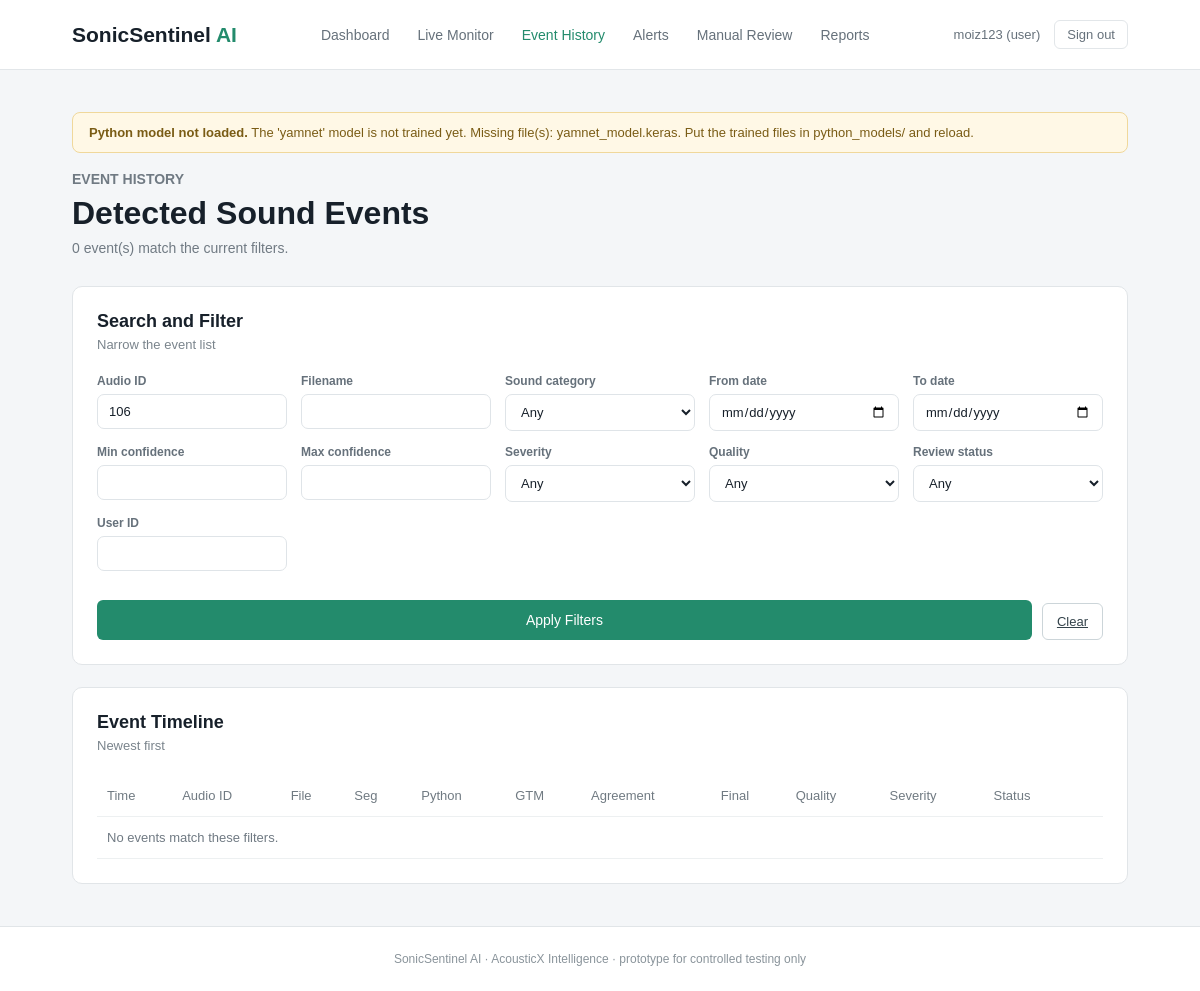
The page /event-history?audio_id=106 (signed in) on the database as committed earlier.
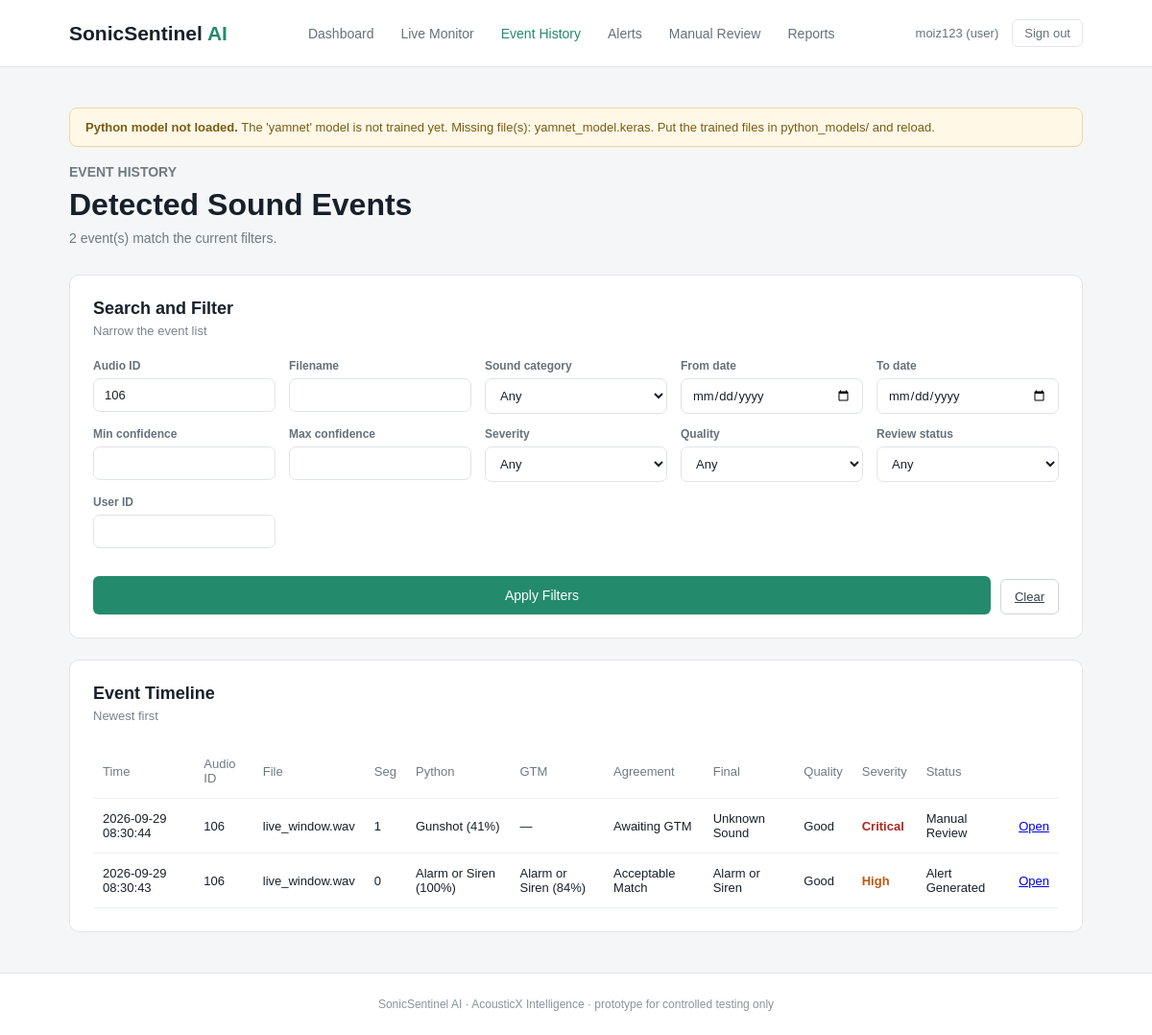
The same page on the database as committed later.
### tables this page shows
CREATE TABLE users (
        user_id INTEGER PRIMARY KEY,
        username TEXT NOT NULL UNIQUE,
        password_hash TEXT NOT NULL,
        role TEXT NOT NULL
            CHECK (role IN ('user', 'reviewer', 'operator', 'maintenance', 'admin')),
        full_name TEXT,
        email TEXT,
        created_at TEXT NOT NULL DEFAULT CURRENT_TIMESTAMP
    );

CREATE TABLE detections (
        detection_id INTEGER PRIMARY KEY,
        audio_id INTEGER,
        segment_index INTEGER NOT NULL DEFAULT 0,
        start_sec REAL,
        end_sec REAL,

        python_class TEXT,
        python_scores TEXT,
        python_confidence REAL,
        python_model_version TEXT,

        gtm_class TEXT,
        gtm_scores TEXT,
        gtm_confidence REAL,
        gtm_model_version TEXT,

        agreement_status TEXT,
        confidence_difference REAL,
        top_two_margin REAL,
        overlapping_classes TEXT,

        quality TEXT,
        quality_notes TEXT,
        noise_level REAL,

        final_class TEXT,
        confidence_level TEXT,
        severity TEXT,
        alert_status TEXT,
        recommended_action TEXT,
        manual_review_required INTEGER NOT NULL DEFAULT 0,
        manual_review_reason TEXT,
        status TEXT NOT NULL DEFAULT 'Classified',
        reviewer_decision TEXT,

        waveform_path TEXT,
        spectrogram_path TEXT,

        created_at TEXT NOT NULL DEFAULT CURRENT_TIMESTAMP,

        FOREIGN KEY (audio_id) REFERENCES audio_files(audio_id)
    );

CREATE TABLE audio_files (
        audio_id INTEGER PRIMARY KEY,
        uploaded_by INTEGER,
        filename TEXT NOT NULL,
        stored_path TEXT NOT NULL,
        file_hash TEXT NOT NULL,
        fingerprint TEXT,
        audio_format TEXT,
        duration_sec REAL,
        sample_rate INTEGER,
        channels INTEGER,
        bit_depth INTEGER,
        file_size INTEGER,
        source_kind TEXT NOT NULL DEFAULT 'upload',
        augmentation_type TEXT,
        uploaded_at TEXT NOT NULL DEFAULT CURRENT_TIMESTAMP,

        FOREIGN KEY (uploaded_by) REFERENCES users(user_id)
    );

### app.py (the view)
@app.route("/event-history")
def event_history():
    user = current_user()
    if user is None:
        return redirect(url_for("login"))
    filters = {
        "audio_id": request.args.get("audio_id", type=int),
        "filename": (request.args.get("filename") or "").strip(),
        "sound_class": request.args.get("sound_class") or "",
        "date_from": request.args.get("date_from") or "",
        "date_to": request.args.get("date_to") or "",
        "min_confidence": request.args.get("min_confidence", type=float),
        "max_confidence": request.args.get("max_confidence", type=float),
        "severity": request.args.get("severity") or "",
        "quality": request.args.get("quality") or "",
        "status": request.args.get("status") or "",
        "user_id": request.args.get("user_id", type=int),
    }
    context = page_context()
    context["user"] = user
    return render_template(
        "event_history.html",
        detections=database.search_detections(filters),
        filters=filters,
        **context,
    )

### app.py (called while the page is built, shortened)
def current_user():
    user_id = session.get("user_id")
    if not user_id:
        return None
    return database.get_user(user_id)

def gtm_ready():
    model_file = os.path.join("gtm_model", "model.json")
    return bool(GTM_MODEL_URL) or os.path.exists(model_file)

def encoder_classes():
    import joblib
    path = os.path.join("python_models", LABEL_ENCODER_FILE)
    return [str(c) for c in joblib.load(path).classes_]

def gtm_label_check():
    meta = os.path.join("gtm_model", "metadata.json")
    if not os.path.exists(meta):
        return None
    try:
        with open(meta) as handle:
            labels = json.load(handle).get("labels")
    except ValueError as error:
        return f"gtm_model/metadata.json could not be read: {error}"
    try:
        expected = encoder_classes()
    except Exception as error:
        return f"label_encoder.pkl could not be read: {error}"

def gtm_info():
    source = GTM_MODEL_URL or "/gtm_model/"
    problem = gtm_label_check()
    if problem:
        message = problem
    elif gtm_ready():
        message = "The browser model is loaded in the browser."
    else:
        message = (
            "No browser model found. Put model.json, the weight shard and "
            "metadata.json in gtm_model/, or set the GTM_MODEL_URL environment variable."
        )
    try:
        classes = encoder_classes()
    except Exception:
        classes = list(CLASSES)
    return {
        "ready": gtm_ready() and not problem,
        "source": source,
        "version": GTM_MODEL_VERSION,
        "classes": classes,
        "message": message,
    }

def page_context():
    user = current_user()
    return {
        "user": user,
        "classes": CLASSES,
        "class_names": {name: display_name(name) for name in CLASSES},
        "severities": ["Informational", "Low", "Medium", "High", "Critical"],
        "qualities": ["Good", "Acceptable", "Poor", "Unusable"],
        "statuses": EVENT_STATUSES,
        "model_status": python_model.model_status(),
        "gtm": gtm_info(),
    }

### config/config.py (called while the page is built)
def display_name(class_id):
    return CLASS_NAMES.get(class_id, class_id)

def selected_model_name():
    try:
        with open(SELECTION_FILE) as handle:
            chosen = json.load(handle).get("selected")
    except (OSError, ValueError):
        return None
    return chosen if chosen in PYTHON_MODELS else None

### src/python_model.py (called while the page is built)
def active_model_name():
    return selected_model_name() or ACTIVE_PYTHON_MODEL

### templates/event_history.html (shortened to what this page needs)
{% extends "base.html" %}
{% set active_page = 'history' %}
{% block content %}
<section class="page-heading">
    <div>
        <p class="small-title">EVENT HISTORY</p>
        <h1>Detected Sound Events</h1>
        <p>{{ detections|length }} event(s) match the current filters.</p>
    </div>
</section>
<section class="card">
    <div class="card-heading">
        <div>
            <h2>Search and Filter</h2>
            <p>Narrow the event list</p>
        </div>
    </div>
    <form method="GET" class="filter-form">
        <label>Audio ID
            <input type="number" name="audio_id" value="{{ filters.audio_id or '' }}">
        </label>
        <label>Filename
            <input type="text" name="filename" value="{{ filters.filename }}">
        </label>
        <label>Sound category
            <select name="sound_class">
                <option value="">Any</option>
            </select>
        </label>
        <label>From date
            <input type="date" name="date_from" value="{{ filters.date_from }}">
        </label>
        <label>To date
            <input type="date" name="date_to" value="{{ filters.date_to }}">
        </label>
        <label>Min confidence
            <input type="number" name="min_confidence" step="0.05" min="0" max="1"
                   value="{{ filters.min_confidence if filters.min_confidence is not none else '' }}">
        </label>
        <label>Max confidence
            <input type="number" name="max_confidence" step="0.05" min="0" max="1"
                   value="{{ filters.max_confidence if filters.max_confidence is not none else '' }}">
        </label>
        <label>Severity
            <select name="severity">
                <option value="">Any</option>
            </select>
        </label>
        <label>Quality
            <select name="quality">
                <option value="">Any</option>
            </select>
        </label>
        <label>Review status
            <select name="status">
                <option value="">Any</option>
            </select>
        </label>
        <label>User ID
            <input type="number" name="user_id" value="{{ filters.user_id or '' }}">
        </label>
        <div class="filter-buttons">
            <button type="submit" class="main-button small-button">Apply Filters</button>
            <a class="secondary-button" href="{{ url_for('event_history') }}">Clear</a>
        </div>
    </form>
</section>
<section class="card events-card">
    <div class="card-heading">
        <div>
            <h2>Event Timeline</h2>
            <p>Newest first</p>
        </div>
    </div>
    <div class="table-wrapper">
        <table>
            <thead>
                <tr>
                    <th>Time</th>
                    <th>Audio ID</th>
                    <th>File</th>
                    <th>Seg</th>
                    <th>Python</th>
                    <th>GTM</th>
                    <th>Agreement</th>
                    <th>Final</th>
                    <th>Quality</th>
                    <th>Severity</th>
                    <th>Status</th>
                    <th></th>
                </tr>
            </thead>
            <tbody>
                {% for row in detections %}
                <tr>
                    <td>{{ row['created_at'] }}</td>
                    <td>{{ row['audio_id'] }}</td>
                    <td>{{ row['filename'] or '—' }}</td>
                    <td>{{ row['segment_index'] }}</td>
                    <td>
                        {{ display_name(row['python_class'] or 'unknown') }}
                        {% if row['python_confidence'] is not none %}
                            ({{ '%.0f'|format(row['python_confidence'] * 100) }}%)
                        {% endif %}
                    </td>
                    <td>
                        {% if row['gtm_class'] %}
                            {{ display_name(row['gtm_class']) }}
                            ({{ '%.0f'|format(row['gtm_confidence'] * 100) }}%)
                        {% else %}—{% endif %}
                    </td>
                    <td>{{ row['agreement_status'] or '—' }}</td>
                    <td>{{ display_name(row['final_class'] or 'unknown') }}</td>
                    <td>{{ row['quality'] or '—' }}</td>
                    <td><span class="severity-{{ (row['severity'] or 'low')|lower }}">{{ row['severity'] }}</span></td>
                    <td>{{ row['status'] }}</td>
                    <td><a href="{{ url_for('detection_detail', detection_id=row['detection_id']) }}">Open</a></td>
                </tr>
                {% else %}
                <tr><td colspan="12" class="muted">No events match these filters.</td></tr>
                {% endfor %}
            </tbody>
        </table>
    </div>
</section>
{% endblock %}

### templates/base.html (shortened to what this page needs)
<!DOCTYPE html>
<html lang="en">
<head>
    <link rel="stylesheet" href="{{ url_for('static', filename='style.css') }}">
</head>
<body>
<header class="navbar">
    <div class="logo">
        SonicSentinel <span>AI</span>
    </div>
    {% if user %}
    <nav>
        <a href="{{ url_for('dashboard') }}" class="{% if active_page == 'dashboard' %}active{% endif %}">Dashboard</a>
        <a href="{{ url_for('live') }}" class="{% if active_page == 'live' %}active{% endif %}">Live Monitor</a>
        <a href="{{ url_for('event_history') }}" class="{% if active_page == 'history' %}active{% endif %}">Event History</a>
        <a href="{{ url_for('alerts') }}" class="{% if active_page == 'alerts' %}active{% endif %}">Alerts</a>
        <a href="{{ url_for('manual_review') }}" class="{% if active_page == 'review' %}active{% endif %}">Manual Review</a>
        <a href="{{ url_for('reports') }}" class="{% if active_page == 'reports' %}active{% endif %}">Reports</a>
    </nav>
    <div class="user-box">
        <a href="{{ url_for('profile') }}">{{ user['username'] }} ({{ user['role'] }})</a>
        <a href="{{ url_for('logout') }}" class="logout-link">Sign out</a>
    </div>
    {% endif %}
</header>
<main class="container">
    {% if model_status and not model_status.available %}
    <div class="notice-box">
        <strong>Python model not loaded.</strong> {{ model_status.message }}
    </div>
    {% endif %}
    {% block content %}{% endblock %}
</main>
<footer>
    <p>SonicSentinel AI · AcousticX Intelligence · prototype for controlled testing only</p>
</footer>
</body>
</html>

### static/style.css (style rules this page uses)
* { margin: 0; padding: 0; box-sizing: border-box; }
body { font-family: Arial, sans-serif; background: #f4f6f8; color: #17202a; }
.navbar { height: 70px; background: #ffffff; border-bottom: 1px solid #e2e6e9; display: flex; align-items: center; justify-content: space-between; padding: 0 6%; }
.logo { font-size: 21px; font-weight: 700; }
.logo span { color: #238b6c; }
nav { display: flex; gap: 28px; }
nav a { text-decoration: none; color: #66717b; font-size: 14px; }
nav a:hover, nav a.active { color: #238b6c; }
.container { width: 88%; max-width: 1250px; margin: 0 auto; padding: 42px 0; }
.page-heading { display: flex; justify-content: space-between; align-items: center; margin-bottom: 30px; }
.small-title { color: #238b6c; font-size: 12px; font-weight: 700; margin-bottom: 8px; }
.page-heading h1 { font-size: 32px; margin-bottom: 8px; }
.page-heading p { color: #707a83; font-size: 14px; }
.card { background: #ffffff; border: 1px solid #e1e5e8; border-radius: 10px; padding: 24px; }
.card-heading { display: flex; align-items: flex-start; justify-content: space-between; margin-bottom: 22px; }
.card-heading h2 { font-size: 18px; margin-bottom: 5px; }
.card-heading p { color: #7a848c; font-size: 13px; }
.main-button { width: 100%; border: none; background: #238b6c; color: white; padding: 12px; border-radius: 6px; margin-top: 15px; font-size: 14px; cursor: pointer; }
.secondary-button { border: 1px solid #ccd5d9; background: #ffffff; color: #34434b; padding: 10px 14px; border-radius: 6px; font-size: 13px; cursor: pointer; }
.small-button { margin-top: 15px; }
.events-card { margin-top: 22px; }
.table-wrapper { overflow-x: auto; }
table { width: 100%; border-collapse: collapse; }
th, td { padding: 13px 10px; text-align: left; border-bottom: 1px solid #edf0f1; font-size: 13px; }
th { color: #707a82; font-weight: 500; }
footer { text-align: center; padding: 25px; color: #8a949b; font-size: 12px; border-top: 1px solid #e1e5e8; background: #ffffff; }
.user-box { display: flex; gap: 14px; align-items: center; font-size: 13px; }
.user-box a { color: #66717b; text-decoration: none; }
.logout-link { border: 1px solid #e2e6e9; padding: 6px 12px; border-radius: 6px; }
.notice-box { background: #fff8e6; border: 1px solid #f0d89b; color: #7a5c15; padding: 12px 16px; border-radius: 8px; font-size: 13px; margin-bottom: 18px; }
.filter-form { display: grid; grid-template-columns: repeat(auto-fit, minmax(190px, 1fr)); gap: 14px; margin-top: 6px; }
.filter-form label, .review-form label, .auth-card label { display: block; font-size: 12px; color: #66717b; font-weight: 600; }
.filter-form input, .filter-form select, .review-form input, .review-form select, .auth-card input, .auth-card select { width: 100%; margin-top: 6px; padding: 9px 11px; border: 1px solid #dfe4e8; border-radius: 7px; font-size: 13px; font-family: inherit; background: #ffffff; color: #17202a; }
.filter-buttons { display: flex; gap: 10px; align-items: flex-end; grid-column: 1 / -1; }
.severity-critical { color: #b3261e; font-weight: 700; }
.severity-high { color: #c2570d; font-weight: 700; }

Rows that differ between the two databases and show on the page:
added detections: created_at "2026-09-29 08:30:44", audio_id "106", filename "live_window.wav", segment_index "1", python_class "Gunshot", row['python_confidence']*100 "41", agreement_status "Awaiting GTM", final_class "Unknown Sound", quality "Good", severity "Critical", status "Manual Review"
added detections: created_at "2026-09-29 08:30:43", audio_id "106", filename "live_window.wav", segment_index "0", python_class "Alarm or Siren", row['python_confidence']*100 "100", gtm_class "Alarm or Siren", row['gtm_confidence']*100 "84", agreement_status "Acceptable Match", final_class "Alarm or Siren", quality "Good", severity "High", status "Alert Generated"
Other text that changed with them:
{{ detections|length }}: "0" → "2"
text no longer shown: "No events match these filters."
